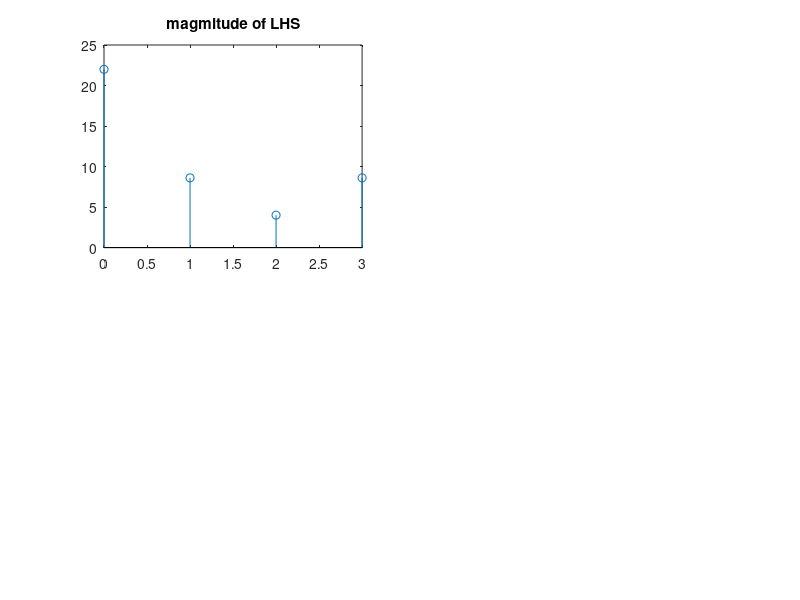

Write the MATLAB code that produced this figure. (Note: this script raises an error after producing the figure.)
clc
clear all
close all
N=4;
n=1:N;
k=1:N;
t=0:3;
x(n)=[2,3,7,10];

LHS= fft(x);
subplot(2,2,1)
stem(t,abs(LHS))
title("magmitude of LHS")
ylabel(amplitude');
xlabel('k');


subplot(2,2,2)
stem(t,angle(LHS))
title("phase of LHS")
ylabel('phase');
xlabel('k');


RHS=fft(x(mod(n+N,N+1)+1));
subplot(2,2,3)
stem(t,abs(RHS))
title("magmitude of RHS")
ylabel(amplitude');
xlabel('k');

subplot(2,2,4)
stem(t,angle(RHS))
title("phase of RHS")
ylabel('phase');
xlabel('k');

